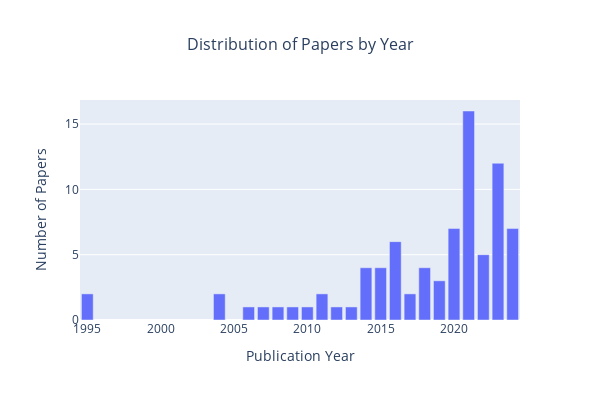

Here is the notebook cell this chart was saved with:
### Markdown cell above
## Temporal distribution

### Code cell
import pandas as pd
import plotly.express as px

# Read the dataset
df = pd.read_csv("filtered_dataset.csv")

# Create year distribution chart using bar chart instead of histogram
year_counts = df.groupby('Year').size().reset_index(name='count')
year_dist = px.bar(
    year_counts,
    x='Year',
    y='count',
    title='Distribution of Papers by Year',
    labels={'Year': 'Publication Year', 'count': 'Number of Papers'},
    width=600,
    height=400
)

# Update layout
year_dist.update_layout(
    title_x=0.5,
    title_font_size=16,
    xaxis_title_font_size=14,
    yaxis_title_font_size=14,
    xaxis_tickfont_size=12,
    yaxis_tickfont_size=12
)

year_dist

### Figure 1 — Plotly figure (JSON) as saved in the notebook; plotly's stock layout.template omitted (floating-point values rounded to 4 significant figures)
{"data": [{"hovertemplate": "Publication Year=%{x}<br>Number of Papers=%{y}<extra></extra>", "legendgroup": "", "marker": {"color": "#636efa", "pattern": {"shape": ""}}, "name": "", "orientation": "v", "showlegend": false, "textposition": "auto", "type": "bar", "x": [1995, 2004, 2006, 2007, 2008, 2009, 2010, 2011, 2012, 2013, 2014, 2015, 2016, 2017, 2018, 2019, 2020, 2021, 2022, 2023, 2024], "xaxis": "x", "y": [2, 2, 1, 1, 1, 1, 1, 2, 1, 1, 4, 4, 6, 2, 4, 3, 7, 16, 5, 12, 7], "yaxis": "y"}], "layout": {"barmode": "relative", "height": 400, "legend": {"tracegroupgap": 0}, "title": {"font": {"size": 16}, "text": "Distribution of Papers by Year", "x": 0.5}, "width": 600, "xaxis": {"anchor": "y", "domain": [0, 1], "tickfont": {"size": 12}, "title": {"font": {"size": 14}, "text": "Publication Year"}}, "yaxis": {"anchor": "x", "domain": [0, 1], "tickfont": {"size": 12}, "title": {"font": {"size": 14}, "text": "Number of Papers"}}}}
